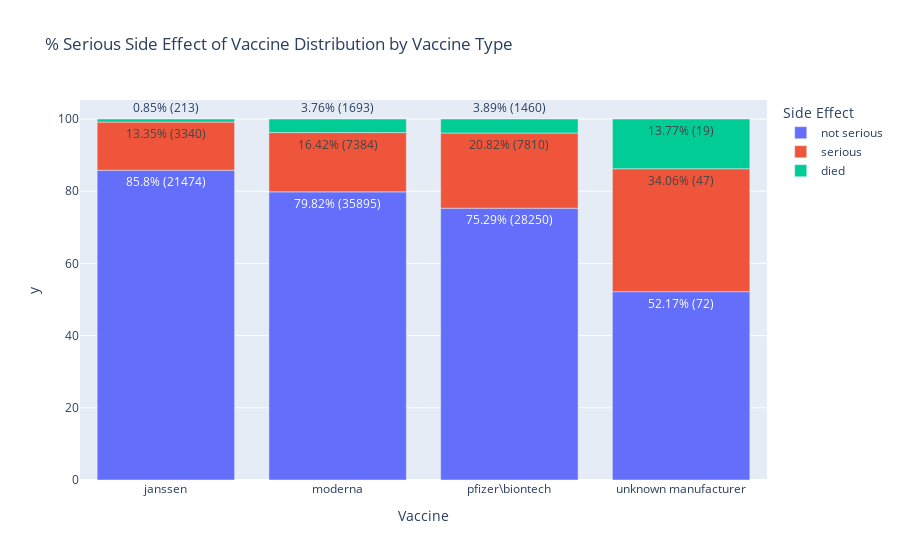

Notebook source saved alongside this figure:
### Code cell
df_stacked = data.groupby(["vax_manu", "serious_se"]).size().reset_index()
df_stacked["percentage"] = data.groupby(["vax_manu", "serious_se"]).size().groupby(level = 0).apply(lambda x: 100 * x / float(x.sum())).values
df_stacked.columns = ["Vaccine", "Side Effect", "Counts", "Percentage"]
df_stacked["text"] = df_stacked["Percentage"].apply(lambda x: round(x, 2)).astype(str) +  "% (" + df_stacked["Counts"].astype(str) + ")"
df_stacked["order"] = df_stacked["Side Effect"].apply(lambda x: 1 if x == "not serious" else
                                                                 2 if x == "serious" else
                                                                 3)
df_stacked = df_stacked.sort_values("order")
px.bar(df_stacked, x = "Vaccine", y = df_stacked["Percentage"].apply(lambda x: round(x, 2)), color = "Side Effect", text = df_stacked["text"], title = "% Serious Side Effect of Vaccine Distribution by Vaccine Type")

### Figure 1 — Plotly figure (JSON) as saved in the notebook; plotly's stock layout.template omitted (floating-point values rounded to 4 significant figures)
{"data": [{"alignmentgroup": "True", "hovertemplate": "Side Effect=not serious<br>Vaccine=%{x}<br>y=%{y}<br>text=%{text}<extra></extra>", "legendgroup": "not serious", "marker": {"color": "#636efa"}, "name": "not serious", "offsetgroup": "not serious", "orientation": "v", "showlegend": true, "text": ["85.8% (21474)", "79.82% (35895)", "75.29% (28250)", "52.17% (72)"], "textposition": "auto", "type": "bar", "x": ["janssen", "moderna", "pfizer\\biontech", "unknown manufacturer"], "xaxis": "x", "y": [85.8, 79.82, 75.29, 52.17], "yaxis": "y"}, {"alignmentgroup": "True", "hovertemplate": "Side Effect=serious<br>Vaccine=%{x}<br>y=%{y}<br>text=%{text}<extra></extra>", "legendgroup": "serious", "marker": {"color": "#EF553B"}, "name": "serious", "offsetgroup": "serious", "orientation": "v", "showlegend": true, "text": ["13.35% (3340)", "16.42% (7384)", "20.82% (7810)", "34.06% (47)"], "textposition": "auto", "type": "bar", "x": ["janssen", "moderna", "pfizer\\biontech", "unknown manufacturer"], "xaxis": "x", "y": [13.35, 16.42, 20.82, 34.06], "yaxis": "y"}, {"alignmentgroup": "True", "hovertemplate": "Side Effect=died<br>Vaccine=%{x}<br>y=%{y}<br>text=%{text}<extra></extra>", "legendgroup": "died", "marker": {"color": "#00cc96"}, "name": "died", "offsetgroup": "died", "orientation": "v", "showlegend": true, "text": ["0.85% (213)", "3.76% (1693)", "3.89% (1460)", "13.77% (19)"], "textposition": "auto", "type": "bar", "x": ["janssen", "moderna", "pfizer\\biontech", "unknown manufacturer"], "xaxis": "x", "y": [0.85, 3.76, 3.89, 13.77], "yaxis": "y"}], "layout": {"barmode": "relative", "legend": {"title": {"text": "Side Effect"}, "tracegroupgap": 0}, "title": {"text": "% Serious Side Effect of Vaccine Distribution by Vaccine Type"}, "xaxis": {"anchor": "y", "domain": [0, 1], "title": {"text": "Vaccine"}}, "yaxis": {"anchor": "x", "domain": [0, 1], "title": {"text": "y"}}}}
